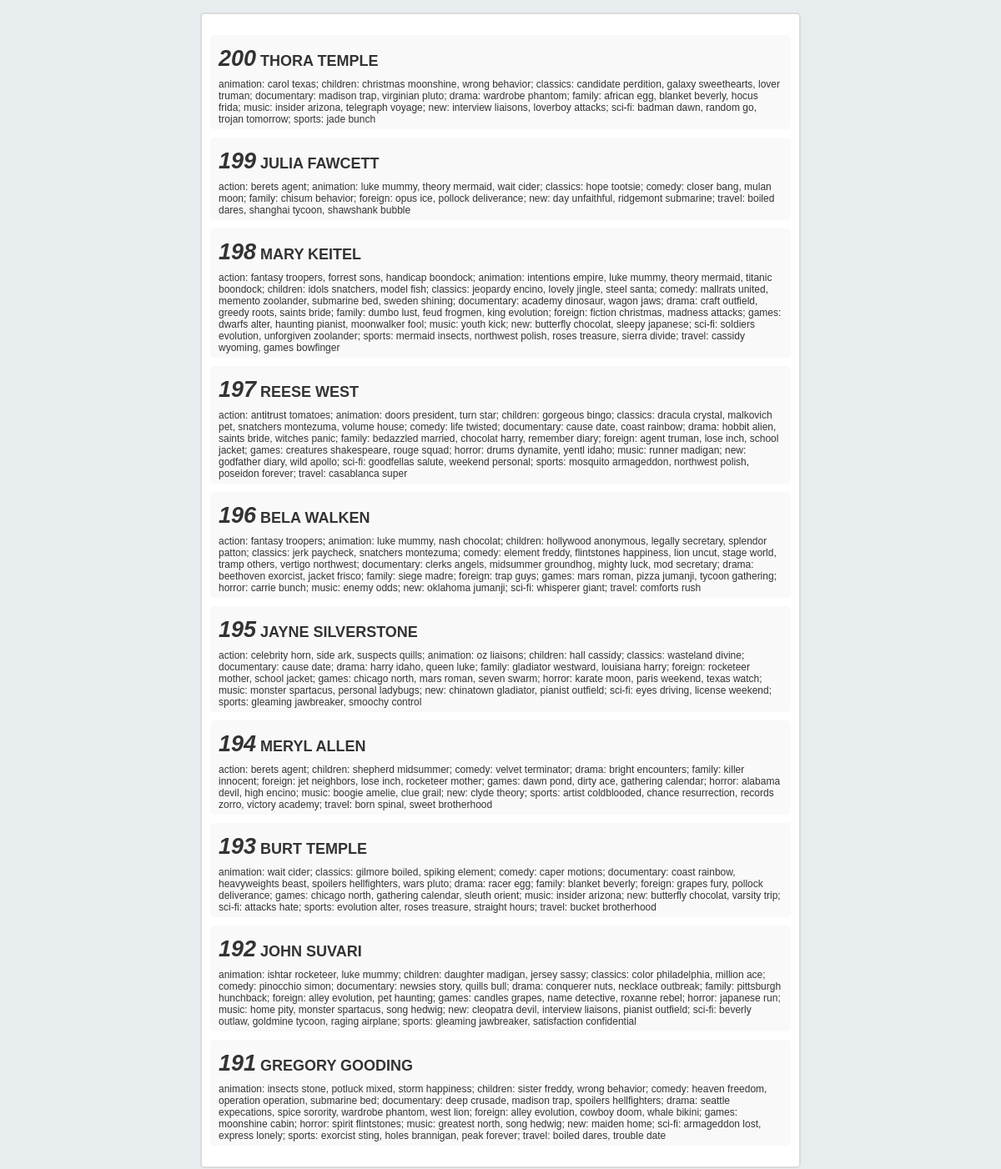
The page /scroll/index.php on the database its author committed.
### tables this page shows
CREATE TABLE `actor_info` (
  `id` int(5) NOT NULL AUTO_INCREMENT,
  `first_name` varchar(45) NOT NULL,
  `last_name` varchar(45) NOT NULL,
  `film_info` text NOT NULL,
  PRIMARY KEY (`id`)
);

### scroll/scroll/consulta_registros.php (called while the page is built, shortened)
<?php
$page = (int) (!isset($_GET['p'])) ? 1 : $_GET['p'];
$sql = "SELECT * FROM actor_info ORDER BY id DESC";
$start = ($page * $limit) - $limit;
$query = mysql_query( $sql . " LIMIT {$start}, {$limit}");
?>

### scroll/config.php (called while the page is built, shortened)
<?php
$limit = 10;
?>

### scroll/scroll/mostrar_datos.php (the view, shortened to what this page needs)
<?php while ($row = mysql_fetch_array($query)): ?>
<div class="item" id="item-<?php echo $row['id']?>">
	<h2>
		<span class="num"><?php echo $row['id']?></span>
		<span class="name"><?php echo $row['first_name'].' '.$row['last_name']?></span>
	</h2>
	<p><?php echo $row['film_info']?></p>
</div>
<?php endwhile?>

### scroll/index.php (shortened to what this page needs)
<?php
include('config.php');
include('scroll/consulta_registros.php');
?>
<!doctype html>
<html lang="en">
<head>
	<link rel="stylesheet" href="css/style.css">
</head>
<body>
<div class="wrap">
	<?php
	include('scroll/mostrar_datos.php');
	?>
</div>
</body>
</html>

### scroll/css/style.css (style rules this page uses)
* { margin: 0; padding: 0; box-sizing: border-box; -webkit-box-sizing: border-box; -moz-box-sizing: border-box; -webkit-font-smoothing: antialiased; -moz-font-smoothing: antialiased; -o-font-smoothing: antialiased; font-smoothing: antialiased; text-rendering: optimizeLegibility; }
body { font: 12px Arial,Tahoma,Helvetica,FreeSans,sans-serif; text-transform: inherit; color: #333; background: #e7edee; width: 100%; }
.wrap { width: 720px; margin: 15px auto; padding: 15px 10px; background: white; border: 2px solid #DBDBDB; -webkit-border-radius: 5px; -moz-border-radius: 5px; border-radius: 5px; overflow: hidden; }
.item { margin: 10px 0; padding: 5px 10px; background: #f9f9f9; border-radius: 5px; }
h2 { font-size: 1.5em; margin: 8px 0 }
h2 span.name { font-size: 1em }
h2 span.num { font-size: 1.5em; font-style: italic }
.item p { text-transform: lowercase }

### rows shown on the page
actor_info: id "200", first_name "THORA", last_name "TEMPLE", film_info "animation: carol texas; children: christmas moonshine, wrong behavior; classics: candidate perdition, galaxy sweethearts, lover truman; documentary: madison trap, virginian pluto; drama: wardrobe phantom; family: african egg, blanket beverly, hocus frida; music: insider arizona, telegraph voyage; new: interview liaisons, loverboy attacks; sci-fi: badman dawn, random go, trojan tomorrow; sports: jade bunch"
actor_info: id "199", first_name "JULIA", last_name "FAWCETT", film_info "action: berets agent; animation: luke mummy, theory mermaid, wait cider; classics: hope tootsie; comedy: closer bang, mulan moon; family: chisum behavior; foreign: opus ice, pollock deliverance; new: day unfaithful, ridgemont submarine; travel: boiled dares, shanghai tycoon, shawshank bubble"
actor_info: id "198", first_name "MARY", last_name "KEITEL", film_info "action: fantasy troopers, forrest sons, handicap boondock; animation: intentions empire, luke mummy, theory mermaid, titanic boondock; children: idols snatchers, model fish; classics: jeopardy encino, lovely jingle, steel santa; comedy: mallrats united, memento zoolander, submarine bed, sweden shining; documentary: academy dinosaur, wagon jaws; drama: craft outfield, greedy roots, saints bride; family: dumbo lust, feud frogmen, king evolution; foreign: fiction christmas, madness attacks; games: dwarfs alter, haunting pianist, moonwalker fool; music: youth kick; new: butterfly chocolat, sleepy japanese; sci-fi: soldiers evolution, unforgiven zoolander; sports: mermaid insects, northwest…"
actor_info: id "197", first_name "REESE", last_name "WEST", film_info "action: antitrust tomatoes; animation: doors president, turn star; children: gorgeous bingo; classics: dracula crystal, malkovich pet, snatchers montezuma, volume house; comedy: life twisted; documentary: cause date, coast rainbow; drama: hobbit alien, saints bride, witches panic; family: bedazzled married, chocolat harry, remember diary; foreign: agent truman, lose inch, school jacket; games: creatures shakespeare, rouge squad; horror: drums dynamite, yentl idaho; music: runner madigan; new: godfather diary, wild apollo; sci-fi: goodfellas salute, weekend personal; sports: mosquito armageddon, northwest polish, poseidon forever; travel: casablanca super"
actor_info: id "196", first_name "BELA", last_name "WALKEN", film_info "action: fantasy troopers; animation: luke mummy, nash chocolat; children: hollywood anonymous, legally secretary, splendor patton; classics: jerk paycheck, snatchers montezuma; comedy: element freddy, flintstones happiness, lion uncut, stage world, tramp others, vertigo northwest; documentary: clerks angels, midsummer groundhog, mighty luck, mod secretary; drama: beethoven exorcist, jacket frisco; family: siege madre; foreign: trap guys; games: mars roman, pizza jumanji, tycoon gathering; horror: carrie bunch; music: enemy odds; new: oklahoma jumanji; sci-fi: whisperer giant; travel: comforts rush"
actor_info: id "195", first_name "JAYNE", last_name "SILVERSTONE", film_info "action: celebrity horn, side ark, suspects quills; animation: oz liaisons; children: hall cassidy; classics: wasteland divine; documentary: cause date; drama: harry idaho, queen luke; family: gladiator westward, louisiana harry; foreign: rocketeer mother, school jacket; games: chicago north, mars roman, seven swarm; horror: karate moon, paris weekend, texas watch; music: monster spartacus, personal ladybugs; new: chinatown gladiator, pianist outfield; sci-fi: eyes driving, license weekend; sports: gleaming jawbreaker, smoochy control"
actor_info: id "194", first_name "MERYL", last_name "ALLEN", film_info "action: berets agent; children: shepherd midsummer; comedy: velvet terminator; drama: bright encounters; family: killer innocent; foreign: jet neighbors, lose inch, rocketeer mother; games: dawn pond, dirty ace, gathering calendar; horror: alabama devil, high encino; music: boogie amelie, clue grail; new: clyde theory; sports: artist coldblooded, chance resurrection, records zorro, victory academy; travel: born spinal, sweet brotherhood"
actor_info: id "193", first_name "BURT", last_name "TEMPLE", film_info "animation: wait cider; classics: gilmore boiled, spiking element; comedy: caper motions; documentary: coast rainbow, heavyweights beast, spoilers hellfighters, wars pluto; drama: racer egg; family: blanket beverly; foreign: grapes fury, pollock deliverance; games: chicago north, gathering calendar, sleuth orient; music: insider arizona; new: butterfly chocolat, varsity trip; sci-fi: attacks hate; sports: evolution alter, roses treasure, straight hours; travel: bucket brotherhood"
actor_info: id "192", first_name "JOHN", last_name "SUVARI", film_info "animation: ishtar rocketeer, luke mummy; children: daughter madigan, jersey sassy; classics: color philadelphia, million ace; comedy: pinocchio simon; documentary: newsies story, quills bull; drama: conquerer nuts, necklace outbreak; family: pittsburgh hunchback; foreign: alley evolution, pet haunting; games: candles grapes, name detective, roxanne rebel; horror: japanese run; music: home pity, monster spartacus, song hedwig; new: cleopatra devil, interview liaisons, pianist outfield; sci-fi: beverly outlaw, goldmine tycoon, raging airplane; sports: gleaming jawbreaker, satisfaction confidential"
actor_info: id "191", first_name "GREGORY", last_name "GOODING", film_info "animation: insects stone, potluck mixed, storm happiness; children: sister freddy, wrong behavior; comedy: heaven freedom, operation operation, submarine bed; documentary: deep crusade, madison trap, spoilers hellfighters; drama: seattle expecations, spice sorority, wardrobe phantom, west lion; foreign: alley evolution, cowboy doom, whale bikini; games: moonshine cabin; horror: spirit flintstones; music: greatest north, song hedwig; new: maiden home; sci-fi: armageddon lost, express lonely; sports: exorcist sting, holes brannigan, peak forever; travel: boiled dares, trouble date"
